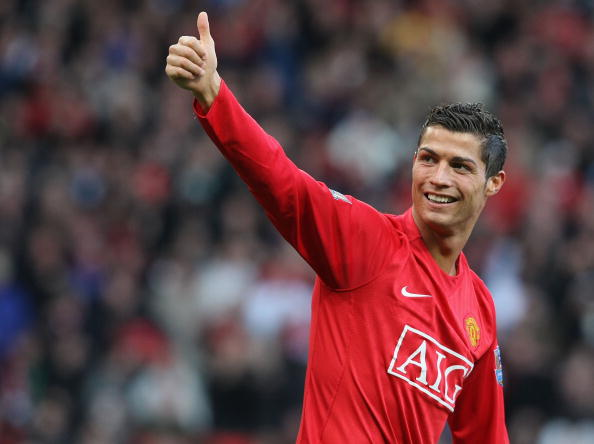
#> input picture test.jpg, 594 x 444 px
$ python -i detector.py   (imports and definitions only)   (Python 2 division)   (older library calls are emulated)
#> lines starting #> are read from the running program, lines starting #| are printed output that depends on the picture; after the words box and inside, x2 and y2 are one past the last pixel; in counts of white or black regions, pixels touching at a corner belong together
# -*- coding: utf8 -*-

"""
detector.py
author: Septimus Liu
Provide QRCode detection, text region detection and face detection.
"""

import cv2
import math
import numpy as np
import os

TEXT_LAPLACIAN_THRESHOLD = 2000
TEXT_MAX_REGION = 3
TEXT_AREA_THRESHOLD = 0.09


def text_detect(img):
    """
    Detect if picture contains so many text regions
    :param img: image object
    :return: True - Too many text regions; False - Otherwise
    """
#> called with img = 'test.jpg'
    img = cv2.imread(img)
#> img is the input picture: shape (444, 594, 3); mean B, G, R 67.6, 63.5, 99.1
    gray = cv2.cvtColor(img, cv2.COLOR_BGR2GRAY)
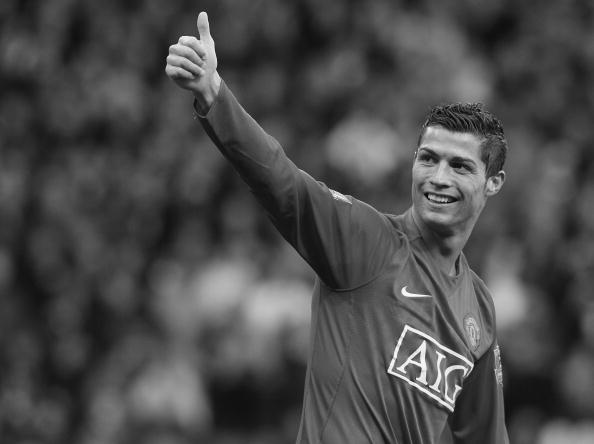
#> gray: shape (444, 594); min 0, max 254, mean 74.6

    # Pre-processing to bring out text
    dilation = _preproc_txt(gray)

    # Calculate area and number of text region
    region, area_text = _find_txt_region(dilation, gray)

    area_total = img.shape[0] * img.shape[1]
    area_portion = float(area_text) / float(area_total)

    return area_portion > TEXT_AREA_THRESHOLD or len(region) > TEXT_MAX_REGION


# [113 lines left out: function qrcode_detect, not called in this run]


def _preproc_txt(gray):
    """
    Bring out text region, make them prepared to be find
    :param gray: gray-scaled image object
    :return: Dilated and erosed image object
    """
    sobel = cv2.Sobel(gray, cv2.CV_8U, 1, 0, ksize=3)
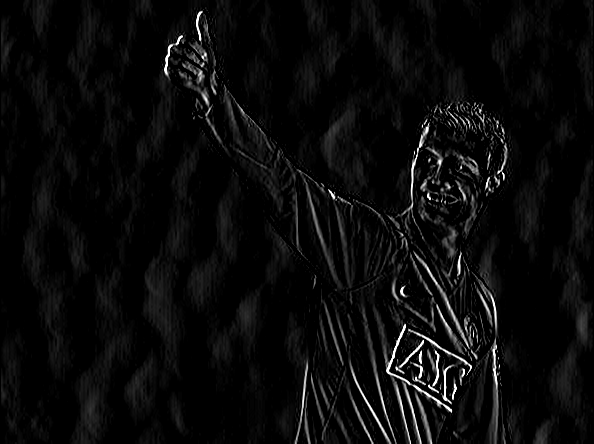
#> sobel: shape (444, 594); min 0, max 255, mean 10.6

    ret, binary = cv2.threshold(sobel, 0, 255, cv2.THRESH_OTSU + cv2.THRESH_BINARY)
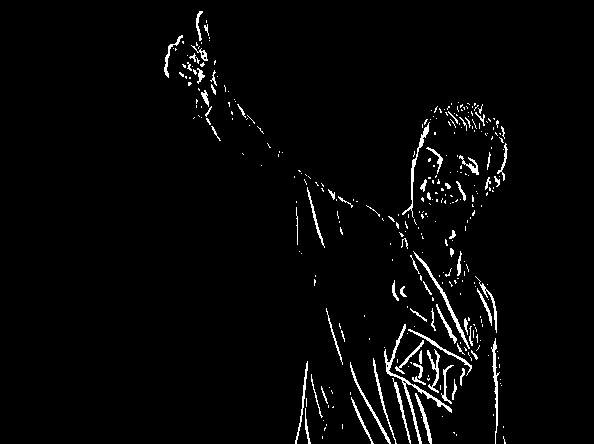
#> binary: shape (444, 594); 2.7% white in thin lines or dots, all inside (x1, y1, x2, y2) = (164, 11, 508, 444)
#> ret = 77

    ele1 = cv2.getStructuringElement(cv2.MORPH_RECT, (30, 9))
    ele2 = cv2.getStructuringElement(cv2.MORPH_RECT, (24, 6))

    # Dilate and erose contours to outline the text region
    dilation = cv2.dilate(binary, ele2, iterations=1)
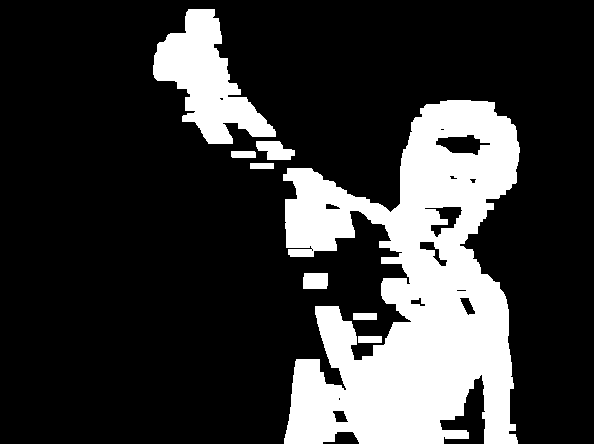
#> dilation: shape (444, 594); 22% white; 8 white regions, largest, box (x1, y1, x2, y2) and area: (283, 100, 520, 444) 48886, (153, 9, 276, 144) 7676, (256, 141, 295, 160) 512
    # Remove details like table lines
    erosion = cv2.erode(dilation, ele1, iterations=1)
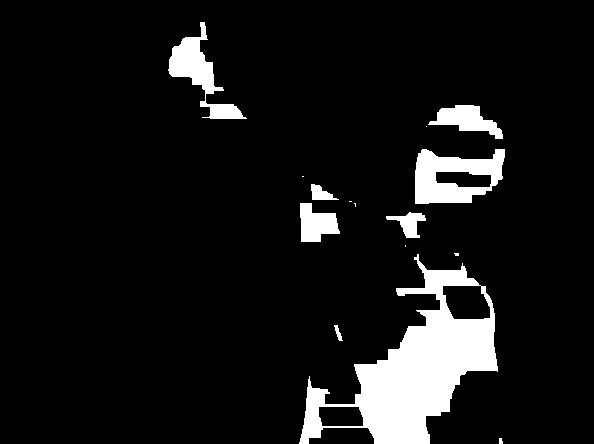
#> erosion: shape (444, 594); 8.6% white; 15 white regions (6 under 20 px), largest, box (x1, y1, x2, y2) and area: (299, 254, 498, 444) 14130, (415, 149, 505, 204) 3088, (168, 22, 247, 119) 2261
    dilation2 = cv2.dilate(erosion, ele2, iterations=1)
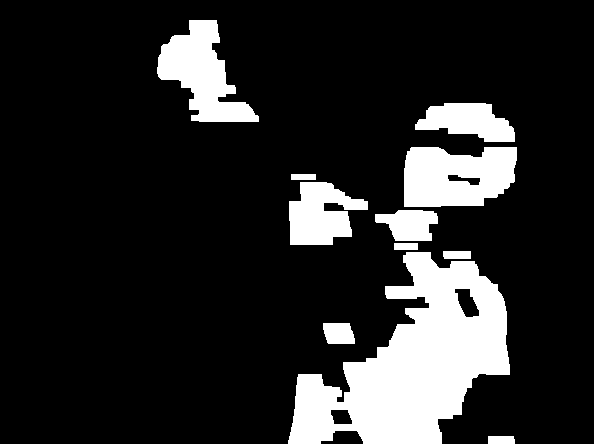
#> dilation2: shape (444, 594); 15.9% white; 11 white regions

    return dilation2


def _find_txt_region(img, gray):
    """
    Find text regions and calculate their area and numbers
    :param img: image object
    :param gray: gray-scaled image object
    :return: Region box points and their total area size
    """
    area_text = 0
    region = []
    contours, hierarchy = cv2.findContours(img.copy(), cv2.RETR_TREE, cv2.CHAIN_APPROX_SIMPLE)
#> contours = 14 contours; largest, box (x1, y1, x2, y2) and area: (288, 252, 510, 444) 22517, (404, 147, 517, 207) 5657, (157, 20, 259, 122) 4986, (289, 182, 368, 245) 3173, (415, 103, 515, 142) 2432

    for i in range(len(contours)):
        cnt = contours[i]
        area = cv2.contourArea(cnt)
        # Exclude contours that are too small
        if area < 1000:
            continue
        rect = cv2.minAreaRect(cnt)
        box = cv2.cv.BoxPoints(rect)
        box = np.asarray(box)

        # If the region is blurry, it may not be text region
        lap = cv2.Laplacian(gray[box[1][1]:box[0][1], box[0][0]:box[3][0]], cv2.CV_64F)
        if lap is None or lap.var() < TEXT_LAPLACIAN_THRESHOLD:
            continue

        box = box.astype(int)
        x0 = box[0][0] if box[0][0] > 0 else 0
        x1 = box[2][0] if box[2][0] > 0 else 0
        y0 = box[0][1] if box[0][1] > 0 else 0
        y1 = box[2][1] if box[2][1] > 0 else 0
        height = abs(y0 - y1)
        width = abs(x0 - x1)

        # Exclude vertical rectangle
        if height > width * 0.3:
            continue
        area_text += height * width
        region.append(box)
#> this loop made 3 passes
#> area on passes 1 to 2: 179.5, 545
#> (area, rect) on pass 3: (22517, ((404.6, 372.8), (259.5, 158.2), -48.58))
#> after the loop, area_text = 0; region = []

    return region, area_text


# [71 lines left out: function _create_line_iterator, not called in this run]

#> (the run stopped early here; a loop or call above may not have finished)
